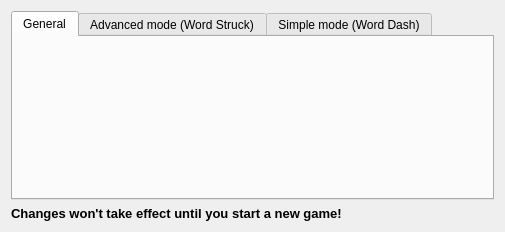
<?xml version="1.0" encoding="UTF-8"?>
<ui version="4.0">
 <class>preferencesForm</class>
 <widget class="QWidget" name="preferencesForm">
  <property name="geometry">
   <rect>
    <x>0</x>
    <y>0</y>
    <width>505</width>
    <height>232</height>
   </rect>
  </property>
  <property name="windowTitle">
   <string>Preferences</string>
  </property>
  <layout class="QGridLayout" name="gridLayout">
   <item row="2" column="0">
    <widget class="QLabel" name="label">
     <property name="text">
      <string>&lt;!DOCTYPE HTML PUBLIC &quot;-//W3C//DTD HTML 4.0//EN&quot; &quot;http://www.w3.org/TR/REC-html40/strict.dtd&quot;&gt;
&lt;html&gt;&lt;head&gt;&lt;meta name=&quot;qrichtext&quot; content=&quot;1&quot; /&gt;&lt;style type=&quot;text/css&quot;&gt;
p, li { white-space: pre-wrap; }
&lt;/style&gt;&lt;/head&gt;&lt;body style=&quot; font-family:'MS Shell Dlg 2'; font-size:8.25pt; font-weight:400; font-style:normal;&quot;&gt;
&lt;p style=&quot; margin-top:0px; margin-bottom:0px; margin-left:0px; margin-right:0px; -qt-block-indent:0; text-indent:0px;&quot;&gt;&lt;span style=&quot; font-size:10pt; font-weight:600;&quot;&gt;Changes won't take effect until you start a new game!&lt;/span&gt;&lt;/p&gt;&lt;/body&gt;&lt;/html&gt;</string>
     </property>
    </widget>
   </item>
   <item row="1" column="0">
    <widget class="QTabWidget" name="tabWidget">
     <property name="currentIndex">
      <number>0</number>
     </property>
     <widget class="QWidget" name="tab_3">
      <attribute name="title">
       <string>General</string>
      </attribute>
     </widget>
     <widget class="QWidget" name="tab_2">
      <attribute name="title">
       <string>Advanced mode (Word Struck)</string>
      </attribute>
      <widget class="QLabel" name="label_5">
       <property name="geometry">
        <rect>
         <x>30</x>
         <y>10</y>
         <width>241</width>
         <height>16</height>
        </rect>
       </property>
       <property name="text">
        <string>Turn bonus tile off after this many tiles are left:</string>
       </property>
      </widget>
      <widget class="QSpinBox" name="spinBoxBonusTurnOff">
       <property name="geometry">
        <rect>
         <x>280</x>
         <y>10</y>
         <width>33</width>
         <height>20</height>
        </rect>
       </property>
       <property name="value">
        <number>10</number>
       </property>
      </widget>
     </widget>
     <widget class="QWidget" name="tab">
      <attribute name="title">
       <string>Simple mode (Word Dash)</string>
      </attribute>
      <widget class="QLabel" name="label_3">
       <property name="geometry">
        <rect>
         <x>30</x>
         <y>60</y>
         <width>121</width>
         <height>16</height>
        </rect>
       </property>
       <property name="text">
        <string>Min word length to find:</string>
       </property>
      </widget>
      <widget class="QSpinBox" name="spinBoxMinWordLengthToFind">
       <property name="geometry">
        <rect>
         <x>170</x>
         <y>60</y>
         <width>42</width>
         <height>22</height>
        </rect>
       </property>
       <property name="minimum">
        <number>2</number>
       </property>
       <property name="maximum">
        <number>15</number>
       </property>
       <property name="value">
        <number>5</number>
       </property>
      </widget>
      <widget class="QSpinBox" name="spinBoxMaxWordLengthToFind">
       <property name="geometry">
        <rect>
         <x>170</x>
         <y>90</y>
         <width>42</width>
         <height>22</height>
        </rect>
       </property>
       <property name="minimum">
        <number>2</number>
       </property>
       <property name="maximum">
        <number>15</number>
       </property>
       <property name="value">
        <number>8</number>
       </property>
      </widget>
      <widget class="QLabel" name="label_4">
       <property name="geometry">
        <rect>
         <x>30</x>
         <y>90</y>
         <width>121</width>
         <height>16</height>
        </rect>
       </property>
       <property name="text">
        <string>Max word length to find:</string>
       </property>
      </widget>
     </widget>
    </widget>
   </item>
  </layout>
 </widget>
 <resources/>
 <connections/>
</ui>
